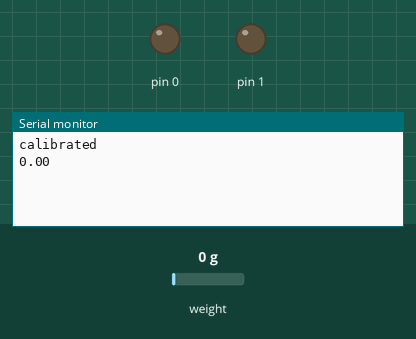
The sketch below on a simulated Arduino Uno, built with avr-gcc and run on an emulated ATmega328P. On the bench: output pins drawn as LEDs (lit = HIGH), the last lines printed to the serial monitor. The inputs (shaded band) are chosen by the test bench; at power-on: weight on the scale 0 g.

Above: at 2.8 s.
2.9 s: weight on the scale set to 100 g
At 2.9 s:
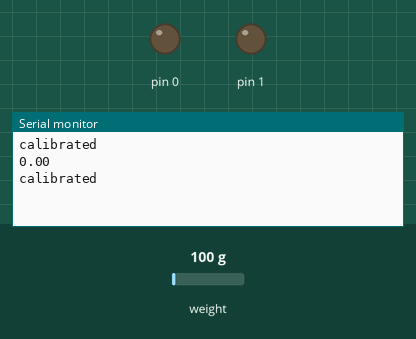
4.4 s: weight on the scale set to 1250 g
At 5.8 s:
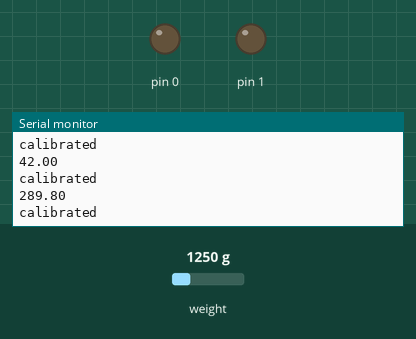
Timing chart, 0 to 7.4 s (numbered marks = the images above; inputs shaded):
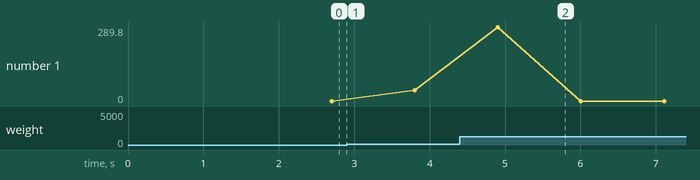

Measured:
- after the input at 4.4 s, the serial monitor: prints a new line after 0.51 s (image 2)
- plotted number 1: 0 → 42 after the input at 2.9 s

The sketch:

weight1.ino
```cpp
#include <Q2HX711.h>
float val,cal;
const byte hx711_data_pin = A2;
const byte hx711_clock_pin = A3;


Q2HX711 hx711(hx711_data_pin, hx711_clock_pin);

void setup()
{
  //0->light
  //1->gnd
  pinMode(0,OUTPUT);
  pinMode(1,OUTPUT);

  digitalWrite(1,LOW);
  delay(1500);
  digitalWrite(0,LOW);

  Serial.begin(19200);
  val=hx711.read()/1000;

}
 void loop()
{
   calibrate();
  float w;
  w=weigh();  //Reading the Weight
  char string[10];
  Serial.println(float (w));

}
float weigh()
 {
  float weight=0.00;
  for(int i=0;i<5;i++)
  {
  cal=hx711.read()/1000;
  weight=weight+(abs(val-cal));
  delay(100);
 }
  float w=weight/5;   //Calculating the Avg. Weight
   return w;
 }
 void calibrate()
 {

  val=hx711.read()/1000;  //Calibrating by replacing the reference value by the current value
  Serial.println("calibrated");


 }
```
